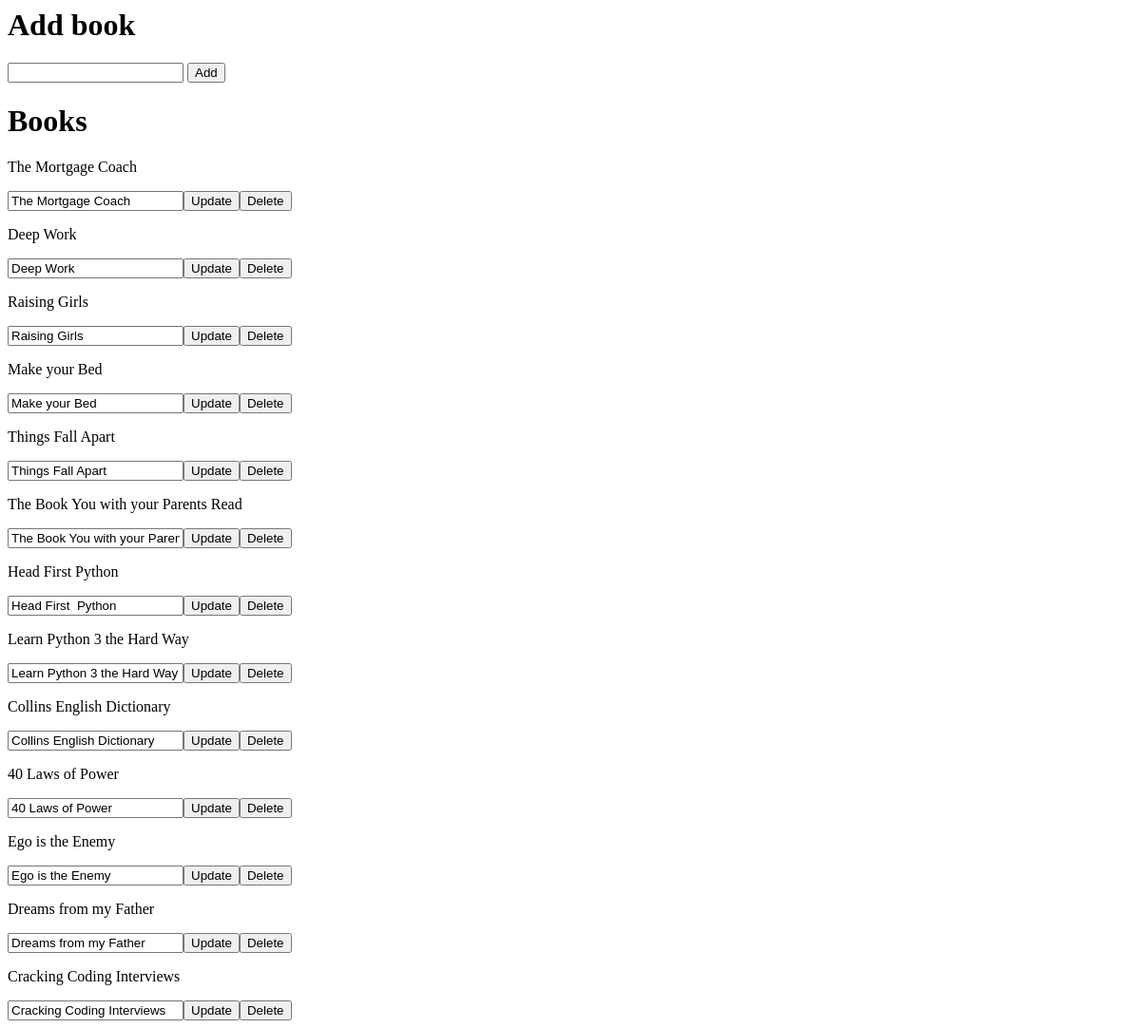
Before: / with the older database file.
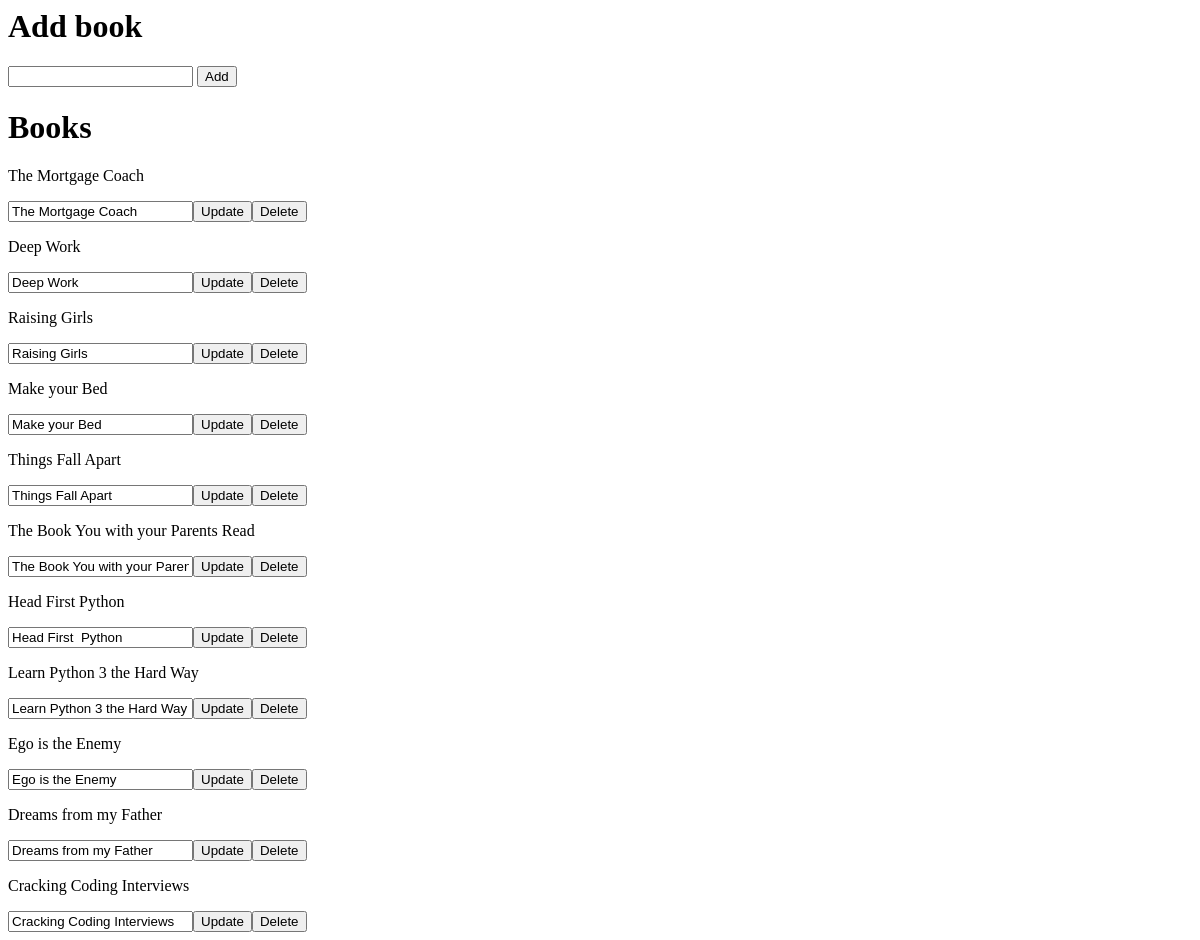
After: the same page with the newer database file.
### bookmanager.py (models this page shows, shortened)
class Book(db.Model):
    title = db.Column(db.String(80), unique=True, nullable=False, primary_key=True)

### bookmanager.py (the view)
@app.route("/", methods=["GET", "POST"])
def home():
    if request.form:
        book = Book(title=request.form.get("title"))
        db.session.add(book)
        db.session.commit()
    books = Book.query.all()
    return render_template("home.html", books=books)

### templates/home.html (shortened to what this page needs)
<html>
    <body>
        <h1>Add book</h1>
        <form method="POST" action="/">
            <input type="text" name="title"/>
            <input type="submit" value="Add">
        </form>
        <h1>Books</h1>
        <table>
            {% for book in books%}
                <p>{{book.title}}</p>
                <form method="POST" action="./update">
                    <input type="text" value="{{book.title}}" name="newtitle">
                    <input type="submit" value="Update">
                </form>
                <form method="POST" action="./delete">
                    <input type="submit" value="Delete">
                </form>
            {% endfor%}
        </table>
    </body>
</html>

Changed rows visible on the page:
removed Book: title "Collins English Dictionary", newtitle "Collins English Dictionary"
removed Book: title "40 Laws of Power", newtitle "40 Laws of Power"
